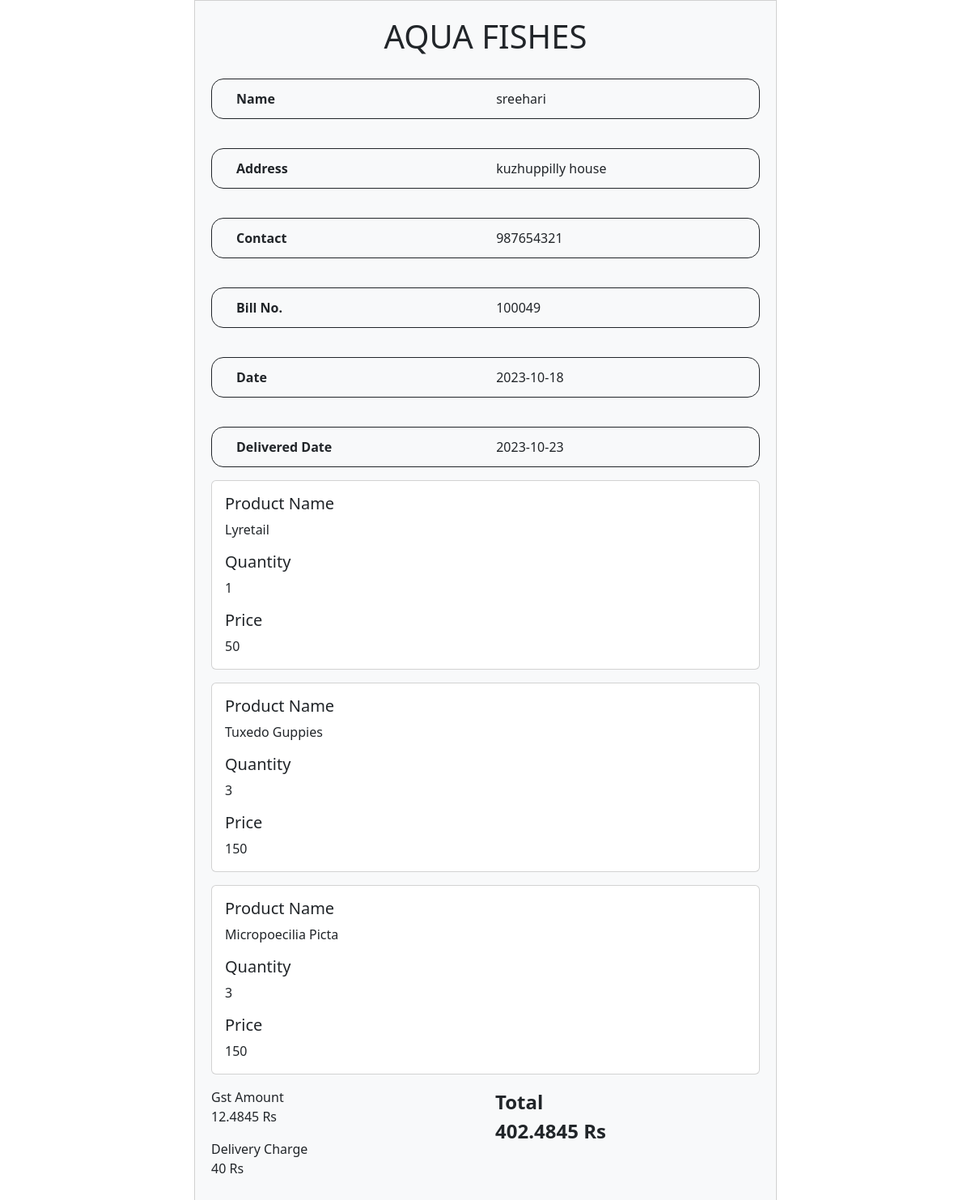
The app's page /Admin/viewmore.php?bid=53 (signed in) with its own data.
### tables this page shows
CREATE TABLE `tbl_user` (
  `user_id` int(11) NOT NULL,
  `user_name` varchar(50) NOT NULL,
  `user_address` varchar(50) NOT NULL,
  `place_id` int(11) NOT NULL,
  `user_contact` varchar(12) NOT NULL,
  `user_email` text NOT NULL,
  `user_password` text NOT NULL,
  `user_delivery_address` varchar(100) NOT NULL,
  `user_doj` varchar(50) NOT NULL
);

CREATE TABLE `tbl_booking` (
  `booking_id` int(11) NOT NULL,
  `user_id` int(11) NOT NULL,
  `booking_date` date NOT NULL,
  `booking_amount` varchar(50) NOT NULL,
  `booking_status` char(1) NOT NULL DEFAULT '0',
  `payment_status` char(1) NOT NULL
);

CREATE TABLE `tbl_cart` (
  `cart_id` int(11) NOT NULL,
  `booking_id` int(11) NOT NULL,
  `product_id` int(11) NOT NULL,
  `cart_quantity` varchar(50) NOT NULL DEFAULT '1',
  `cart_status` char(1) NOT NULL DEFAULT '0'
);

CREATE TABLE `tbl_product` (
  `product_id` int(11) NOT NULL,
  `product_name` varchar(50) NOT NULL,
  `product_price` varchar(50) NOT NULL,
  `product_photo` varchar(50) NOT NULL,
  `product_description` varchar(1000) NOT NULL,
  `subcategory_id` int(11) NOT NULL
);

### Admin/viewmore.php (the view, shortened to what this page needs)
<?php
include('../Assets/Connection/Connection.php');
$selQry = "select * from tbl_user where user_id=" . $_SESSION['uid'];
$result = $conn->query($selQry);
$data = $result->fetch_assoc();
        ?>
<!DOCTYPE html>
<html lang="en">
<head>
  <link rel="stylesheet" href="https://cdn.jsdelivr.net/npm/bootstrap@5.3.0/dist/css/bootstrap.min.css">
</head>
<body onload="generateRandom6DigitNumber()">
  <?php
  $total = 0;
  $selectQry = "select * from tbl_booking where booking_id = " . $_GET['bid'];
  $result1 = $conn->query($selectQry);
  $data1 = $result1->fetch_assoc();
  ?>
  <form name="form1" method="post" action="">
    <div class="container bill-container">
      <div class="text-center bill-header">
        <h1>AQUA FISHES
        </h1>
      </div>
      <div class="row">
        <div class="col-md-12">
          <div class="form-group" class="fmgrp">
            <p class="ptag">
              <label class="label">Name</label>
              <?php echo $data["user_name"] ?>
            </p>
          </div>
        </div>
      </div>
      <div class="row">
        <div class="col-md-12">
          <div class="form-group">
            <p class="ptag">
              <label class="label">Address</label>
              <?php echo $data["user_address"] ?>
            </p>
          </div>
        </div>
      </div>
      <div class="row">
        <div class="col-md-12">
          <div class="form-group">
            <p class="ptag">
              <label class="label">Contact</label>
              <?php echo $data["user_contact"] ?>
            </p>
          </div>
        </div>
      </div>
      <div class="row">
        <div class="col-md-12">
          <div class="form-group">
            <p class="ptag">
              <label class="label">Bill No.</label>
              <label id="billnumber"></label>
          </div>
        </div>
      </div>
      <div class="row">
        <div class="col-md-12">
          <div class="form-group">
            <p class="ptag">
              <label class="label">Date</label>
              <?php echo $data1["booking_date"] ?>
                      </div>
        </div>
      </div>
      <div class="row">
    <div class="col-md-12">
        <div class="form-group">
            <p class="ptag">
                <label class="label">Delivered Date</label>
                <?php
                $booking_date = $data1["booking_date"];
                $new_date = date('Y-m-d', strtotime($booking_date . ' +5 days'));
                echo $new_date;
                ?>
            </p>
        </div>
    </div>
</div>
      <div class="row">
        <div class="col-md-12">
          <?php
          $sel4 = "select * from tbl_cart c inner join tbl_product p on c.product_id = p.product_id where booking_id = " . $data1['booking_id'];
          $result4 = $conn->query($sel4);
          while ($res1 = $result4->fetch_assoc()) {
            ?>
            <div class="card mb-3">
              <div class="card-body">
                <h5 class="card-title">Product Name</h5>
                <p class="card-text">
                  <?php echo $res1["product_name"] ?>
                </p>
                <h5 class="card-title">Quantity</h5>
                <p class="card-text">
                  <?php echo $res1["cart_quantity"] ?>
                </p>
                <h5 class="card-title">Price</h5>
                <p class="card-text">
                  <?php echo $res1["product_price"] * $res1['cart_quantity'] ?>
                </p>
              </div>
            </div>
            <?php
            $total += ($res1["product_price"] * $res1['cart_quantity']);
          }
          $gst = $total * 0.03567;
          ?>
        </div>
      </div>
      <div class="row">
        <div class="col-md-6">
          <div class="form-group">
            <label>Gst Amount</label>
            <p>
              <?php echo $gst . " Rs" ?>
            </p>
          </div>
          <div class="form-group">
            <label>Delivery Charge</label>
            <p>
              <?php echo "40" . " Rs" ?>
            </p>
          </div>
        </div>
        <div class="col-md-6">
          <div class="form-group bill-total">
            <label>Total</label>
            <p>
              <?php echo $total+$gst+40 . " Rs" ?>
            </p>
          </div>
        </div>
      </div>
    </div>
  </form>
</body>
</html>

### Admin/viewmore.php (style rules this page uses)
.bill-container { background-color: #f8f9fa; padding: 20px; border: 1px solid #d1d1d1; width: 60%; }
.bill-header { text-align: center; }
.bill-total { font-size: 1.5rem; font-weight: bold; }
.ptag { width: 100%; margin-top: 20px; border: 1px solid; border-radius: 15px; padding: 12px; padding-left: 30px; font-size: 16px; }
.label { width: 50%; font-weight: 600; }

### records on screen
tbl_user: user_name "sreehari", user_address "kuzhuppilly house", user_contact "987654321"
tbl_booking: booking_date "2023-10-18", booking_date "2023-10-23"
tbl_cart: product.product_name "Lyretail", cart_quantity "1", $res1['product_price']*$res1['cart_quantity'] "50"
tbl_cart: product.product_name "Tuxedo Guppies", cart_quantity "3", $res1["product_price"] * $res1['cart_quantity'] "150"
tbl_cart: product.product_name "Micropoecilia Picta", cart_quantity "3", $res1["product_price"] * $res1['cart_quantity'] "150"

### other values on screen
$gst "12.4845"
$total+$gst+40 "402.4845"
